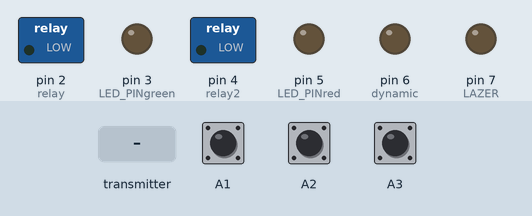
This sketch was run on a simulated Arduino Uno, built with avr-gcc and run on an emulated ATmega328P. Parts: switched loads named in the sketch (green lamp = pin HIGH), output pins drawn as LEDs (lit = HIGH). Dashed ring = blinking. Inputs (shaded band) come from the test bench; at power-on: A1 HIGH, A3 HIGH, A2 HIGH. No radio packets arrive unless stated.

Above: at 1.2 s.
1.3 s: the transmitter starts sending recieved_data.2 = 64
At 2.25 s:
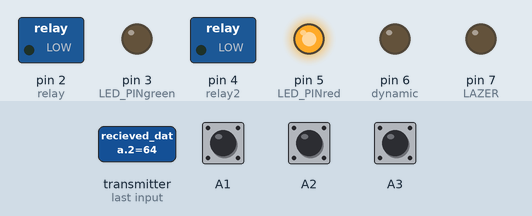
4.3 s: the transmitter starts sending recieved_data.0 = 64
At 5.4 s:
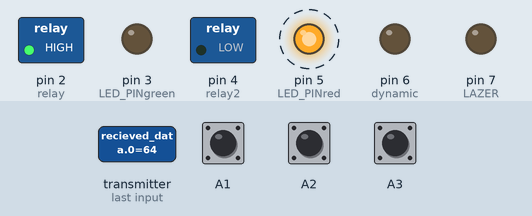
7.3 s: the transmitter starts sending recieved_data.1 = 64
At 8.25 s:
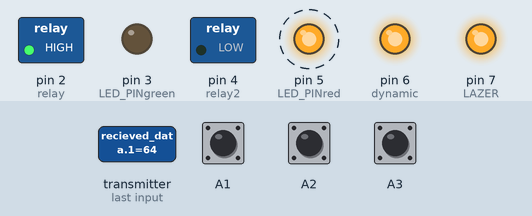
10.3 s: A1 pulled LOW for 0.15 s
At 10.37 s:
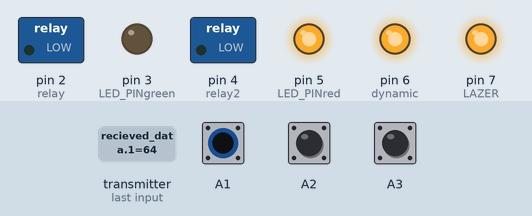
13.3 s: A3 pulled LOW for 0.15 s
At 13.37 s:
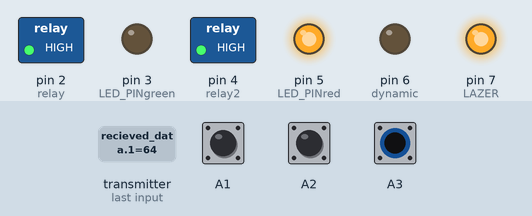
16.3 s: the transmitter starts sending recieved_data.0 = 0
At 16.9 s:
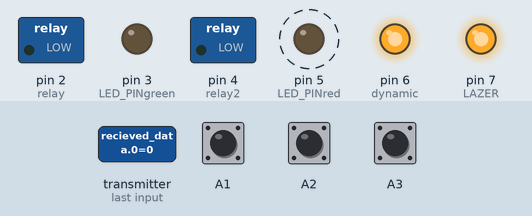
Timing chart, 0 to 20.3 s (numbered marks = the images above; inputs shaded):
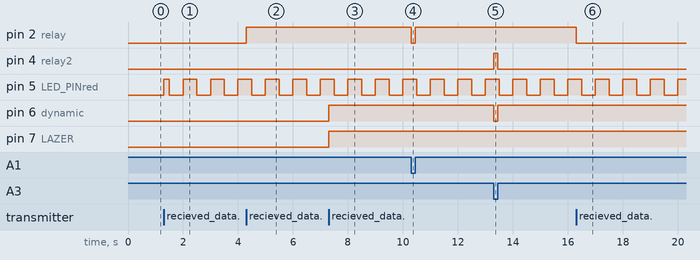

Measured:
- after the input at 1.3 s, pin 5 (LED_PINred): LOW → HIGH at once, then repeats every 1.0 s: LOW 0.50 s, HIGH 0.50 s
- after the input at 4.3 s, pin 2 (relay): LOW → HIGH at once
- after the input at 7.3 s, pin 6 (dynamic), pin 7 (LAZER): LOW → HIGH at once
- after the input at 10.3 s, pin 2 (relay): HIGH → LOW at once, → HIGH 0.15 s later
- after the input at 13.3 s, pin 4 (relay2): LOW → HIGH at once, → LOW 0.15 s later; pin 6 (dynamic): HIGH → LOW at once, → HIGH 0.15 s later
- after the input at 16.3 s, pin 2 (relay): HIGH → LOW at once

The sketch:

RX.ino
```cpp
/*   Данный скетч делает следующее: передатчик (TX) отправляет массив
     данных, который генерируется согласно показаниям с кнопки и с
     двух потенциомтеров. Приёмник (RX) получает массив, и записывает
     данные на реле, сервомашинку и генерирует ШИМ сигнал на транзистор.
*/

#include <SPI.h>
#include "nRF24L01.h"
#include "RF24.h"
#define LED_PINgreen 3
#define LED_PINred 5


RF24 radio(9, 10); // "создать" модуль на пинах 9 и 10 Для Уно
//RF24 radio(9,53); // для Меги

byte recieved_data[4]; // массив принятых данных
byte relay = 2; //----- реле на 2 цифрово(ОТКРЫТИЕ)
byte relay2 = 4; //------ реле на 4 цифрово(ЗАКРЫТИЕ)
byte dynamic = 6;
byte LAZER = 7;
boolean conOpen;
boolean conClouse;
boolean FTRST;
unsigned long last_time; //-----переменная времени


byte address[][6] = {"1Node", "2Node", "3Node", "4Node", "5Node", "6Node"}; //возможные номера труб

void setup() {

  digitalWrite(relay,0);
  digitalWrite(relay2,0);
  digitalWrite(dynamic, 0);
  digitalWrite(LAZER, 0);

  pinMode(relay, OUTPUT); // настроить пин реле как выход
  pinMode(relay2, OUTPUT);
  pinMode(dynamic, OUTPUT);
  pinMode(LAZER, OUTPUT);
  pinMode(LED_PINgreen, OUTPUT);
  pinMode(LED_PINred, OUTPUT);

  pinMode(A1, INPUT_PULLUP); //-----пин концевика ОТКРЫТИЯ
  pinMode(A2, INPUT_PULLUP);//-----пин концевика  ЗАКРЫТИЯ
  pinMode(A3, INPUT_PULLUP);//------пин датчика препятствия


  radio.begin(); //активировать модуль
  radio.setAutoAck(1);         //режим подтверждения приёма, 1 вкл 0 выкл
  radio.setRetries(0, 15);    //(время между попыткой достучаться, число попыток)
  radio.enableAckPayload();    //разрешить отсылку данных в ответ на входящий сигнал
  radio.setPayloadSize(32);     //размер пакета, в байтах

  radio.openReadingPipe(1, address[0]);     //хотим слушать трубу 0
  radio.setChannel(0x60);  //выбираем канал (в котором нет шумов!)

  radio.setPALevel (RF24_PA_MAX); //уровень мощности передатчика. На выбор RF24_PA_MIN, RF24_PA_LOW, RF24_PA_HIGH, RF24_PA_MAX
  radio.setDataRate (RF24_250KBPS); //скорость обмена. На выбор RF24_2MBPS, RF24_1MBPS, RF24_250KBPS
  //должна быть одинакова на приёмнике и передатчике!
  //при самой низкой скорости имеем самую высокую чувствительность и дальность!!

  radio.powerUp(); //начать работу
  radio.startListening();  //начинаем слушать эфир, мы приёмный модуль
}

void loop() {
     conOpen = digitalRead(A1); //--------------концевик на открытия ворот на пине А1
    conClouse = digitalRead(A2); //-------------концевик на закрытия ворот на пине А2
    FTRST = digitalRead(A3);

  lampaClouse();  //--------------------------сигнал на лампу(КРАСНОГО цвета) на ЗАКРЫТИЯ ворот
 lampaOpen();  //-------------------------------сигнал на лампу(ЗЕЛЕННОГО цвета) на ОТКРЫТИЯ ворот
  releOpen();  //------------------------------сигнал реле на ОТКРЫТИЯ ворот
  releClouse();  //----------------------------сигнал реле на ЗАКРЫТИЕ ворот
  stoped();
  lazer();

   byte pipeNo;
  while ( radio.available(&pipeNo)) {  // слушаем эфир со всех труб
    radio.read( &recieved_data, sizeof(recieved_data) ); // чиатем входящий сигнал
        }
      }

 void lampaClouse(){
  if( round(millis() / 500) % 2 == 0 && conClouse == 1)
  digitalWrite(LED_PINred, recieved_data[2]);          //------МИГАНИЕ КРАСНЫМ СВЕТОДИОДОМ
  else
   digitalWrite(LED_PINred, LOW);
  }

   void lampaOpen(){
  if( round(millis() / 500) % 2 == 0 && conOpen == 1)
  digitalWrite(LED_PINgreen, recieved_data[3]);         //------МИГАНИЕ ЗЕЛЕННЫМ СВЕТОДИОДОМ
  else
   digitalWrite(LED_PINgreen, LOW);
  }

 void releOpen(){
  if (conOpen == 1)
  digitalWrite(relay, recieved_data[0]);              //-------СИГНАЛ НА РЕЛЕ ОТКРЫТИЯ
  else
  digitalWrite(relay, LOW);
  }

   void releClouse(){
  if (conClouse == 1 && FTRST == 0)
  digitalWrite(relay2, recieved_data[1]); //-------СИГНАЛ НА РЕЛЕ ЗАКРЫТИЯ
  else
  digitalWrite(relay2, LOW);
  }

 void stoped(){
    if (FTRST == 1 && recieved_data[1] && conClouse == 1)
     digitalWrite(dynamic, 1);           //------------------СИГНАЛ НА ДИНАМИК ЕЛИ ЕСТЬ ПРИПЯТСЯТВИЕ
     else
     digitalWrite(dynamic, 0);
    }
 void lazer(){
    if (recieved_data[1] && conClouse == 1)
     digitalWrite(LAZER, 1);           //------------------СИГНАЛ НА ДИНАМИК ЕЛИ ЕСТЬ ПРИПЯТСЯТВИЕ
     else
     digitalWrite(LAZER, 0);
    }


  // пин 2 (relay) - РЕЛЕ НА ОТКРЫТИЕ
 // ПИН 4 (relay2) - РЕЛЕ НА ЗАКРЫТИЕ
 // ПИН 3 (LED_PINgreen) - СИГНАЛ НА ЛАМПУ ЗЕЛЕННЫЙ
 // ПИН 5 (LED_PINred) - СИГНАЛ НА ЛАМПУ КРАСНЫЙ
 // ПИН 6 (dynamic) - ДИНАМИК НА ПРИПЯТСТВИЕ
 // ПИН 7 (LAZER) - ЛАЗЕР НА ФОТОРЕЗИСТОР
 // ПИН А3 (FTRST) - ДАТЧИК ФОТОРЕЗИСТОР
 // ПИН А2 (conClouse) - КОНЦЕВИК НА ЗАКРЫТИЕ
 // ПИН А1 (conOpen) - КОНЦЕВИК НА ОТКРЫТИЕ
```
